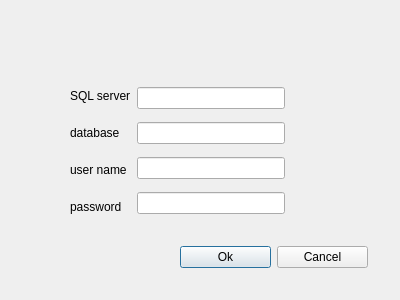
<?xml version="1.0" encoding="UTF-8"?>
<ui version="4.0">
 <class>sqlip</class>
 <widget class="QDialog" name="sqlip">
  <property name="geometry">
   <rect>
    <x>0</x>
    <y>0</y>
    <width>400</width>
    <height>300</height>
   </rect>
  </property>
  <property name="windowTitle">
   <string>Dialog</string>
  </property>
  <widget class="QWidget" name="">
   <property name="geometry">
    <rect>
     <x>70</x>
     <y>80</y>
     <width>215</width>
     <height>142</height>
    </rect>
   </property>
   <layout class="QHBoxLayout" name="horizontalLayout">
    <item>
     <layout class="QVBoxLayout" name="verticalLayout_2">
      <item>
       <widget class="QLabel" name="label">
        <property name="text">
         <string>SQL server</string>
        </property>
       </widget>
      </item>
      <item>
       <widget class="QLabel" name="label_4">
        <property name="text">
         <string>database</string>
        </property>
       </widget>
      </item>
      <item>
       <widget class="QLabel" name="label_2">
        <property name="text">
         <string>user name</string>
        </property>
       </widget>
      </item>
      <item>
       <widget class="QLabel" name="label_3">
        <property name="text">
         <string>password</string>
        </property>
       </widget>
      </item>
     </layout>
    </item>
    <item>
     <layout class="QVBoxLayout" name="verticalLayout">
      <item>
       <widget class="QLineEdit" name="serverip"/>
      </item>
      <item>
       <widget class="QLineEdit" name="databasename"/>
      </item>
      <item>
       <widget class="QLineEdit" name="sqlusername"/>
      </item>
      <item>
       <widget class="QLineEdit" name="sqlpassword">
        <property name="echoMode">
         <enum>QLineEdit::Password</enum>
        </property>
       </widget>
      </item>
     </layout>
    </item>
   </layout>
  </widget>
  <widget class="QWidget" name="">
   <property name="geometry">
    <rect>
     <x>180</x>
     <y>240</y>
     <width>188</width>
     <height>34</height>
    </rect>
   </property>
   <layout class="QHBoxLayout" name="horizontalLayout_2">
    <item>
     <widget class="QPushButton" name="pushButton">
      <property name="text">
       <string>Ok</string>
      </property>
     </widget>
    </item>
    <item>
     <widget class="QPushButton" name="pushButton_2">
      <property name="text">
       <string>Cancel</string>
      </property>
     </widget>
    </item>
   </layout>
  </widget>
 </widget>
 <resources/>
 <connections/>
</ui>
